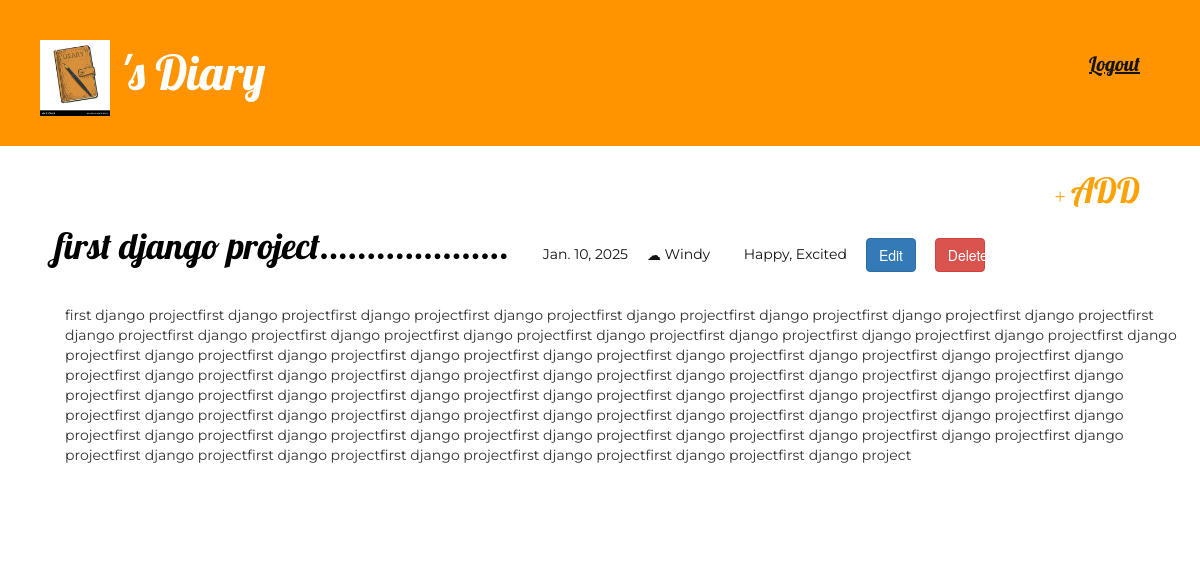
Screenshot of /post/3/ (signed in) with the database file from the repository.
### diary_app/models.py (models this page shows, shortened)
class Post(models.Model):
    WEATHER_CHOICES = (
        ('Sunny', 'Sunny'),
        ('Windy', 'Windy'),
        ('Rainy', 'Rainy'),
        ('Snowy', 'Snowy'),
        ('Foggy', 'Foggy'),
        ('Cloudy', 'Cloudy'),
        ('Stormy', 'Stormy'),
    )
    MOOD_CHOICES = (
        ('HAPPY', 'Happy'),
        ('SAD', 'Sad'),
        ('EXCITED', 'Excited'),
        ('FURIOUS', 'Furious'),
        ('DEPRESSED', 'Depressed'),
        ('EXHAUSTED', 'Exhausted'),
        ('FRIGHTENED', 'Frightened'),
        ('RELAXED', 'Relaxed'),
        ('SURPRISED', 'Surprised'),
        ('ANGRY', 'Angry'),
        ('NERVOUS', 'Nervous'),
        ('LONELY', 'Lonely'),
        ('JEALOUS', 'Jealous'),
        ('SHY', 'Shy'),
        ('UPSET', 'Upset'),
        ('DISGUSTED', 'Disgusted'),
    )
    date = models.DateField(default=date.today)
    weather = models.CharField(max_length=20, choices=WEATHER_CHOICES, default='Sunny')
    mood = MultiSelectField(choices=MOOD_CHOICES)
    author = models.ForeignKey('auth.User', on_delete=models.CASCADE)
    title = models.CharField(max_length=200)
    text = models.TextField()
    class Meta:
        ordering = ['-date']

### diary_app/views.py (the view)
# urls.py: path('post/<int:pk>/', views.post_detail, name='post-detail'),
@login_required(login_url="login")
def post_detail(request, pk):
    post = get_object_or_404(Post, pk=pk)
    return render(request, 'post_detail.html', {'post': post})

### templates/post_detail.html
{% extends 'base.html' %}
{% block content %}
    <div class="post">
        <h1>{{ post.title }}</h1>
        {% if post.date %}
            <div class="date">
                <span class="glyphicon glyphicon-calendar"></span> {{ post.date }}
            </div>
        {% endif %}
        <div class="weather"><span class="glyphicon glyphicon-cloud"></span> {{ post.weather }}</div>
        {% if post.mood %}
            <div class="mood">
                <span class="glyphicon glyphicon-heart"></span> {{ post.mood }}
            </div>
        {% endif %}
        <a href="{% url 'post-edit' pk=post.pk %}" class="btn btn-primary">Edit</a>
        <a href="{% url 'post-delete' pk=post.pk %}" class="btn btn-danger">Delete</a>
        <p>{{ post.text|linebreaksbr }}</p>
    </div>
{% endblock %}

### static/css/diary.css (style rules this page uses)
h1 { color: #000000; }
h1, h2, h3, h4 { font-family: 'Lobster', cursive; }
.date, .weather, .mood { font-family: 'Montserrat', sans-serif; color: #131212; }
.post div, .post h1, .post a, .post button { display: inline-block; margin-right: 15px; }
.post a { width: 50px; }
.post p { margin: 30px 10px 10px; }
.post { margin-top: 30px; margin-bottom: 70px; }
p { font-family: 'Montserrat', sans-serif; }

### rows the page displays
Post: title "first django project....................", date "Jan. 10, 2025", weather "Windy", mood "Happy, Excited", text "first django projectfirst django projectfirst django projectfirst django projectfirst django projectfirst django projectfirst django projectfirst django projectfirst django projectfirst django projectfirst django projectfirst django projectfirst django projectfirst django projectfirst django projectfirst django projectfirst django projectfirst django projectfirst django projectfirst django projectfirst django projectfirst django projectfirst django projectfirst django projectfirst django projectfirst django projectfirst django projectfirst django projectfirst django projectfirst django projectfirst django projectfirst django projectfirst django projectfirst django projectfirst django…"
